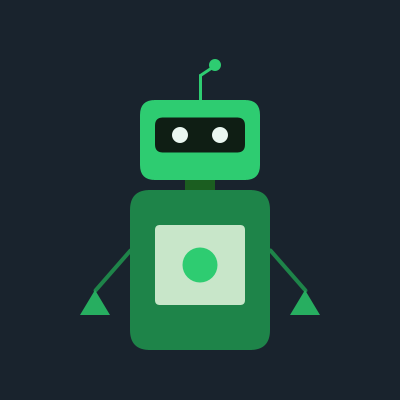
Frame 1 (no input)
Frame 60 (the mouse pressed at the canvas centre just before this capture): identical to frame 1, image omitted
Frame 120 (the mouse held since frame 60 and released just before this capture): identical to frame 1, image omitted

The Processing sketch that drew this single still picture (run headless with seeded random() and noise(); from frame 60 on, the mouse is pressed at the canvas centre):

// Processing sketch: Robot_Processing
// ── Robot_Processing.pde
void setup() {
  size(400, 400);
}

void draw() {
  background(25, 35, 45);
  rectMode(CENTER);
  ellipseMode(CENTER); 

  // Antena 
  stroke(46, 204, 113); 
  strokeWeight(3); 
  line(200, 110, 200, 75); 
  line(200, 75, 215, 65); 
  
  // Brazos 
  stroke(30, 132, 73); 
  strokeWeight(4); 
  line(130, 250, 95, 290); 
  line(270, 250, 305, 290); 
  noStroke(); 
  
  // Punta de la antena 
  fill(46, 204, 113); 
  circle(215, 65, 12); 
  
  // Cabeza 
  fill(46, 204, 113); 
  rect(200, 140, 120, 80, 15);
  
  // Pantalla de la cara 
  fill(15, 30, 20); 
  rect(200, 135, 90, 35, 8); 
  
  // Ojos 
  fill(235, 247, 240); 
  circle(180, 135, 16); 
  circle(220, 135, 16); 
  
  // Cuello
  fill(27, 94, 32); 
  rect(200, 185, 30, 10); 
  
  // Cuerpo 
  fill(30, 132, 73); 
  rect(200, 270, 140, 160, 20); 
  
  // Panel del cuerpo 
  fill(200, 230, 201); 
  rect(200, 265, 90, 80, 5); 
  
  // Botón 
  fill(46, 204, 113); 
  circle(200, 265, 35); 
  
  // Manos
  fill(39, 174, 96); 
  triangle(95, 290, 80, 315, 110, 315); 
  triangle(305, 290, 290, 315, 320, 315); 
}
